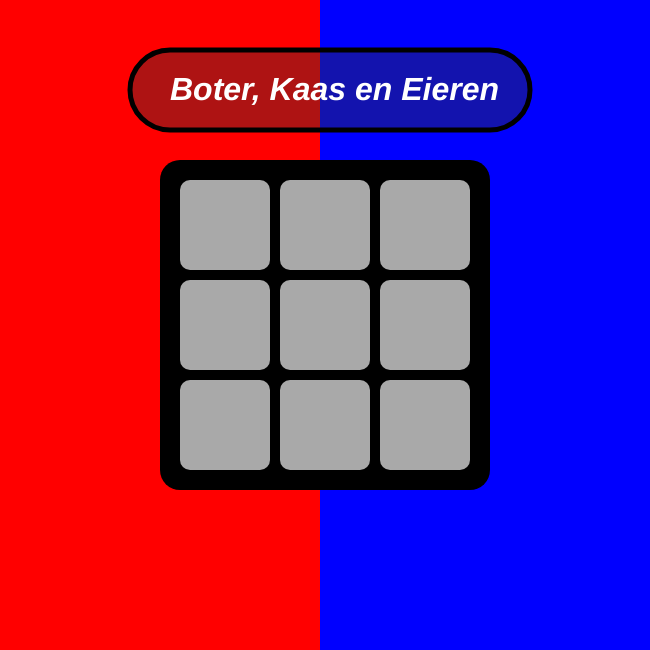
Frame 1 (no input)
Frame 60 (no input): identical to frame 1, image omitted
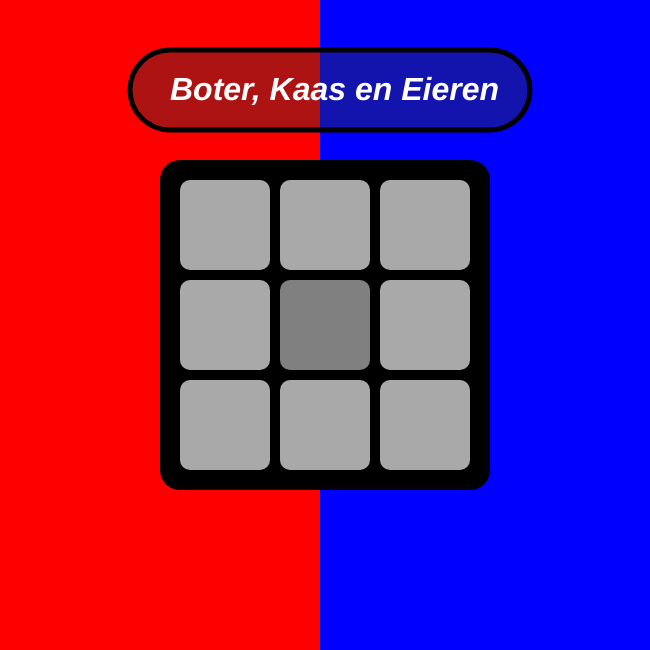
Frame 120 (the mouse pressed at the canvas centre since frame 60)

The p5.js sketch that drew these frames (run headless with seeded random() and noise() and a simulated clock; from frame 60 on, the mouse is pressed at the canvas centre):

// p5.js sketch
// ── sketch.js
// //SpelersKleur
// let playerRood = 1;
// let playerBlauw = 2;
// let round = 1;

//Bovenste rij kleur
let colorSquareTopLeft = 'darkgrey'
let hovercolorSquareTopLeft = 'grey'

let colorSquareTopMid = 'darkgrey'
let hovercolorSquareTopMid = 'grey'

let colorSquareTopRight = 'darkgrey'
let hovercolorSquareTopRight = 'grey'


//Bovenste rij positie
let squareTopLeftX = 180;
let squareTopLeftY = 180;
let squareTopLeftS = 90;
let squareTopLeftR = 10;
let squareTopLeftC = 0;

let squareTopMidX = 280;
let squareTopMidY = 180;
let squareTopMidS = 90;
let squareTopMidR = 10;
let squareTopMidC = 0;

let squareTopRightX = 380;
let squareTopRightY = 180;
let squareTopRightS = 90;
let squareTopRightR = 10;
let squareTopRightC = 0;

//Middelste rij kleur

let colorSquareMidLeft = 'darkgrey'
let hovercolorSquareMidLeft = 'grey'

let colorSquareMidMid = 'darkgrey'
let hovercolorSquareMidMid = 'grey'

let colorSquareMidRight = 'darkgrey'
let hovercolorSquareMidRight = 'grey'

//Middelste rij positie
let squareMidLeftX = 180;
let squareMidLeftY = 280;
let squareMidLeftS = 90;
let squareMidLeftR = 10;
let squareMidLeftC = 0;

let squareMidMidX = 280;
let squareMidMidY = 280;
let squareMidMidS = 90;
let squareMidMidR = 10;
let squareMidMidC = 0;

let squareMidRightX = 380;
let squareMidRightY = 280;
let squareMidRightS = 90;
let squareMidRightR = 10;
let squareMidRightC = 0;

//Onderste rij kleur

let colorSquareBottomLeft = 'darkgrey'
let hovercolorSquareBottomLeft = 'grey'

let colorSquareBottomMid = 'darkgrey'
let hovercolorSquareBottomMid = 'grey'

let colorSquareBottomRight = 'darkgrey'
let hovercolorSquareBottomRight = 'grey'

//Onderste rij positie
let squareBottomLeftX = 180;
let squareBottomLeftY = 380;
let squareBottomLeftS = 90;
let squareBottomLeftR = 10;
let squareBottomLeftC = 0;

let squareBottomMidX = 280;
let squareBottomMidY = 380;
let squareBottomMidS = 90;
let squareBottomMidR = 10;
let squareBottomMidC = 0;

let squareBottomRightX = 380;
let squareBottomRightY = 380;
let squareBottomRightS = 90;
let squareBottomRightR = 10;
let squareBottomRightC = 0;


function setup() {
  createCanvas(650, 650);
}

function draw() {
  background(220);
  fill('white');
  textSize(32);
  strokeWeight(0);
 
  //rode en blauwe gedeeltes
  fill('red');
rect(0,0,330, 1000);
fill('blue');
rect(320,0,330, 1000);
 
//tekst Boter kaas en eieren
strokeWeight(5);
fill(50,50,50,100);
rect(130,50,400,80,100,);
 fill(255);
  textStyle(BOLDITALIC);
   text("Boter, Kaas en Eieren", 170, 100,);

 //start text
// fill(50,50,50,100);
// rect(210,520,200,80,100,);
//  fill(255);
//   textStyle(BOLD);
//    text("Start", 280, 570,);


//rand boter, kaas en eieren
strokeWeight(0);
fill('black');
  square (160,160, 330, 20);
  
  
  //3x3 knoppen hover
  //Top Left

  if (
    mouseX > squareTopLeftX && mouseX < squareTopLeftX + squareTopLeftS && 
    mouseY > squareTopLeftY && mouseY < squareTopLeftY + squareTopLeftS
  ) {
    fill(hovercolorSquareTopLeft);
    square (squareTopLeftX,squareTopLeftY,squareTopLeftS,squareTopLeftR);
  } else {
    fill (colorSquareTopLeft);
    square (squareTopLeftX,squareTopLeftY,squareTopLeftS,squareTopLeftR);
  }



  //Top Middle
   if (
    mouseX > squareTopMidX && mouseX < squareTopMidX + squareTopMidS && 
    mouseY > squareTopMidY && mouseY < squareTopMidY + squareTopMidS
  ) {
    fill(hovercolorSquareTopMid);
    square (squareTopMidX,squareTopMidY,squareTopMidS,squareTopMidR);
  } else {
    fill (colorSquareTopMid);
    square (squareTopMidX,squareTopMidY,squareTopMidS,squareTopMidR);
  }


  //Top Right
  if (
    mouseX > squareTopRightX && mouseX < squareTopRightX + squareTopRightS && 
    mouseY > squareTopRightY && mouseY < squareTopRightY + squareTopRightS
  ) {
    fill(hovercolorSquareTopRight);
    square (squareTopRightX,squareTopRightY,squareTopRightS,squareTopRightR);
  } else {
    fill (colorSquareTopRight);
    square (squareTopRightX,squareTopRightY,squareTopRightS,squareTopRightR);
  }

  
//Middle Left

 if (
    mouseX > squareMidLeftX && mouseX < squareMidLeftX + squareMidLeftS && 
    mouseY > squareMidLeftY && mouseY < squareMidLeftY + squareMidLeftS
  ) {
    fill(hovercolorSquareMidLeft);
    square (squareMidLeftX,squareMidLeftY,squareMidLeftS,squareMidLeftR);
  } else {
    fill (colorSquareMidLeft);
    square (squareMidLeftX,squareMidLeftY,squareMidLeftS,squareMidLeftR);
  }
  

//Middle Mid

 if (
    mouseX > squareMidMidX && mouseX < squareMidMidX + squareMidMidS && 
    mouseY > squareMidMidY && mouseY < squareMidMidY + squareMidMidS
  ) {
    fill(hovercolorSquareMidMid);
    square (squareMidMidX,squareMidMidY,squareMidMidS,squareMidMidR);
  } else {
    fill (colorSquareMidMid);
    square (squareMidMidX,squareMidMidY,squareMidMidS,squareMidMidR);
  }


  //Middle Right
  if (
    mouseX > squareMidRightX && mouseX < squareMidRightX + squareMidRightS && 
    mouseY > squareMidRightY && mouseY < squareMidRightY + squareMidRightS
  ) {
    fill(hovercolorSquareMidRight);
    square (squareMidRightX,squareMidRightY,squareMidMidS,squareMidRightR);
  } else {
    fill (colorSquareMidRight);
    square (squareMidRightX,squareMidRightY,squareMidRightS,squareMidRightR);
  }


  //Bottom left
  if (
    mouseX > squareBottomLeftX && mouseX < squareBottomLeftX + squareBottomLeftS && 
    mouseY > squareBottomLeftY && mouseY < squareBottomLeftY + squareBottomLeftS
  ) {
    fill(hovercolorSquareBottomLeft);
    square (squareBottomLeftX,squareBottomLeftY,squareBottomLeftS,squareBottomLeftR);
  } else {
    fill (colorSquareBottomLeft);
    square (squareBottomLeftX,squareBottomLeftY,squareBottomLeftS,squareBottomLeftR);
  }


  //Bottom middle
  if (
    mouseX > squareBottomMidX && mouseX < squareBottomMidX + squareBottomMidS && 
    mouseY > squareBottomMidY && mouseY < squareBottomMidY + squareBottomMidS
  ) {
    fill(hovercolorSquareBottomMid);
    square (squareBottomMidX,squareBottomMidY,squareBottomMidS,squareBottomMidR);
  } else {
    fill (colorSquareBottomMid);
    square (squareBottomMidX,squareBottomMidY,squareBottomMidS,squareBottomMidR);
  }


  //Bottom right
   if (
    mouseX > squareBottomRightX && mouseX < squareBottomRightX + squareBottomRightS && 
    mouseY > squareBottomRightY && mouseY < squareBottomRightY + squareBottomRightS
  ) {
    fill(hovercolorSquareBottomRight);
    square (squareBottomRightX,squareBottomRightY,squareBottomRightS,squareBottomRightR);
  } else {
    fill (colorSquareBottomRight);
    square (squareBottomRightX,squareBottomRightY,squareBottomRightS,squareBottomRightR);
  }
      
        }
        
        function mouseClicked(){
          if (mouseX > squareTopLeftX && mouseX < squareTopLeftX + squareTopLeftS &&
            mouseY > squareTopLeftY && mouseY < squareTopLeftY + squareTopLeftS
          ) {
            console.log("red");
           colorSquareTopLeft = 'red'
           hovercolorSquareTopLeft = 'darkred'
          }
        }
